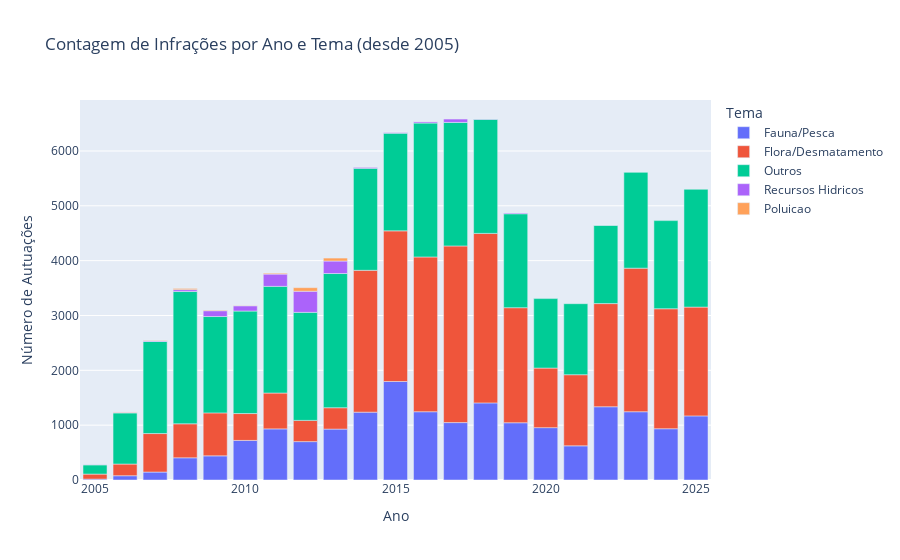

Notebook cell for this chart:
### Code cell
print("--- Análise Temporal: Temática das Infrações por Ano ---")

# Agrupa os dados por 'ano' e 'tematica' e conta as ocorrências
df_trend = df.groupby(['ano', 'tematica']).size().reset_index(name='contagem')

# Filtra anos muito antigos para uma melhor visualização (opcional)
df_trend_recente = df_trend[df_trend['ano'] >= 2005]

fig_trend = px.bar(
    df_trend_recente,
    x='ano',
    y='contagem',
    color='tematica', # Cria barras empilhadas ou agrupadas por tema
    title='Contagem de Infrações por Ano e Tema (desde 2005)',
    labels={'contagem': 'Número de Autuações', 'ano': 'Ano', 'tematica': 'Tema'}
)

fig_trend.show()

### Figure 1 — Plotly figure (JSON) as saved in the notebook; plotly's stock layout.template omitted (floating-point values rounded to 4 significant figures)
{"data": [{"hovertemplate": "Tema=Fauna/Pesca<br>Ano=%{x}<br>Número de Autuações=%{y}<extra></extra>", "legendgroup": "Fauna/Pesca", "marker": {"color": "#636efa", "pattern": {"shape": ""}}, "name": "Fauna/Pesca", "orientation": "v", "showlegend": true, "textposition": "auto", "type": "bar", "x": [2005, 2006, 2007, 2008, 2009, 2010, 2011, 2012, 2013, 2014, 2015, 2016, 2017, 2018, 2019, 2020, 2021, 2022, 2023, 2024, 2025], "xaxis": "x", "y": [16, 78, 145, 405, 440, 722, 932, 700, 928, 1237, 1796, 1245, 1047, 1406, 1044, 955, 623, 1336, 1245, 935, 1169], "yaxis": "y"}, {"hovertemplate": "Tema=Flora/Desmatamento<br>Ano=%{x}<br>Número de Autuações=%{y}<extra></extra>", "legendgroup": "Flora/Desmatamento", "marker": {"color": "#EF553B", "pattern": {"shape": ""}}, "name": "Flora/Desmatamento", "orientation": "v", "showlegend": true, "textposition": "auto", "type": "bar", "x": [2005, 2006, 2007, 2008, 2009, 2010, 2011, 2012, 2013, 2014, 2015, 2016, 2017, 2018, 2019, 2020, 2021, 2022, 2023, 2024, 2025], "xaxis": "x", "y": [92, 213, 702, 620, 784, 490, 654, 387, 390, 2587, 2747, 2822, 3221, 3091, 2098, 1086, 1297, 1881, 2618, 2188, 1984], "yaxis": "y"}, {"hovertemplate": "Tema=Outros<br>Ano=%{x}<br>Número de Autuações=%{y}<extra></extra>", "legendgroup": "Outros", "marker": {"color": "#00cc96", "pattern": {"shape": ""}}, "name": "Outros", "orientation": "v", "showlegend": true, "textposition": "auto", "type": "bar", "x": [2005, 2006, 2007, 2008, 2009, 2010, 2011, 2012, 2013, 2014, 2015, 2016, 2017, 2018, 2019, 2020, 2021, 2022, 2023, 2024, 2025], "xaxis": "x", "y": [169, 932, 1679, 2412, 1757, 1869, 1945, 1970, 2447, 1860, 1781, 2442, 2253, 2081, 1713, 1267, 1295, 1429, 1753, 1607, 2148], "yaxis": "y"}, {"hovertemplate": "Tema=Recursos Hidricos<br>Ano=%{x}<br>Número de Autuações=%{y}<extra></extra>", "legendgroup": "Recursos Hidricos", "marker": {"color": "#ab63fa", "pattern": {"shape": ""}}, "name": "Recursos Hidricos", "orientation": "v", "showlegend": true, "textposition": "auto", "type": "bar", "x": [2005, 2006, 2007, 2008, 2009, 2010, 2011, 2012, 2013, 2014, 2015, 2016, 2017, 2018, 2019, 2022, 2023], "xaxis": "x", "y": [3, 10, 15, 34, 106, 96, 224, 385, 228, 22, 18, 26, 61, 5, 14, 1, 1], "yaxis": "y"}, {"hovertemplate": "Tema=Poluicao<br>Ano=%{x}<br>Número de Autuações=%{y}<extra></extra>", "legendgroup": "Poluicao", "marker": {"color": "#FFA15A", "pattern": {"shape": ""}}, "name": "Poluicao", "orientation": "v", "showlegend": true, "textposition": "auto", "type": "bar", "x": [2006, 2007, 2008, 2009, 2010, 2011, 2012, 2013, 2014, 2015, 2016], "xaxis": "x", "y": [8, 8, 22, 11, 5, 16, 65, 54, 1, 1, 1], "yaxis": "y"}], "layout": {"barmode": "relative", "legend": {"title": {"text": "Tema"}, "tracegroupgap": 0}, "title": {"text": "Contagem de Infrações por Ano e Tema (desde 2005)"}, "xaxis": {"anchor": "y", "domain": [0, 1], "title": {"text": "Ano"}}, "yaxis": {"anchor": "x", "domain": [0, 1], "title": {"text": "Número de Autuações"}}}}
